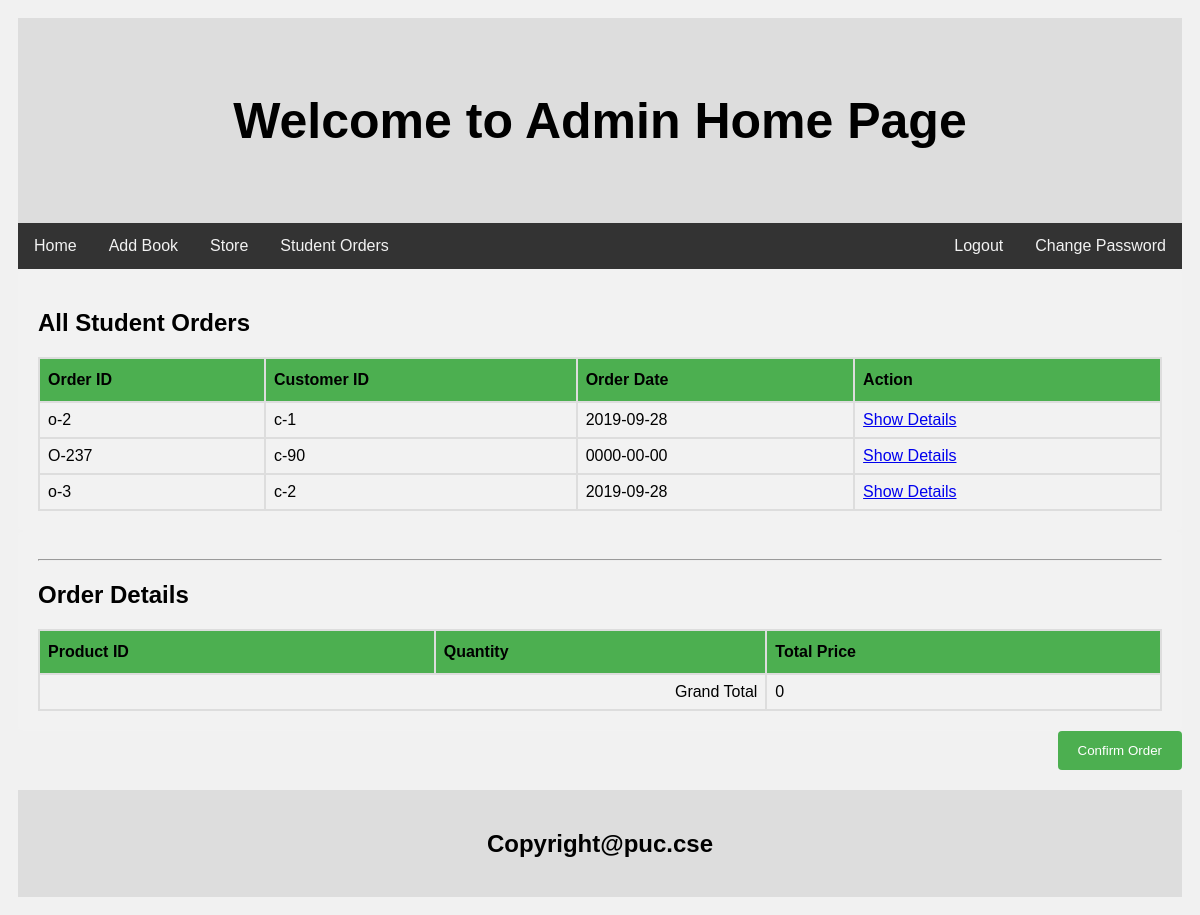
The page /admin/corder.php?action=show&id=o-2 (signed in) on the database its author committed.
### tables this page shows
CREATE TABLE `student_order` (
  `order_id` char(30) NOT NULL,
  `std_id` char(30) DEFAULT NULL,
  `order_date` date DEFAULT NULL,
  `status` int(11) NOT NULL
);

### admin/corder.php (the view, shortened to what this page needs)
<!DOCTYPE html>
<html>
<head>
<link rel="stylesheet" type="text/css" href="signup.css">
<link rel="stylesheet" type="text/css" href="style.css">
<link rel="stylesheet" type="text/css" href="table.css">
</head>
<body>
<div class="header">
  <h1>Welcome to Admin Home Page</h1>
</div>
<div class="topnav">
  <div class="topnav">
  <a href="home.php">Home</a>
  <a href="addproduct.php">Add Book</a>
  <a href="store.php">Store</a>
  <a href="corder.php">Student Orders</a>
  <a href="changepass.php" style="float:right">Change Password</a>
  <a href="?sign=out" style="float:right">Logout</a>
</div>
</div>
<div class="row">
  <div class="container">
     <h2>All Student Orders</h2>
  <div class="row">
	<?php
 include("../connection.php");
 $sql="select * from student_order where status=0";
 $r=mysqli_query($con,$sql);
 echo "<table id='customers'>";
 echo "<tr>
 <th>Order ID</th>
 <th>Customer ID</th>
 <th>Order Date</th>
 <th>Action</th>
  </tr>";
    while($row=mysqli_fetch_array($r))
    {
        $oid=$row['order_id'];
		$cid=$row['std_id'];
		$odate=$row['order_date'];
    echo "<tr>
    <td>$oid</td><td>$cid</td><td>$odate</td><td><a href='corder.php?action=show&id=$oid'>Show Details</a></td>
    </tr>";
    }
	echo "</table>";
?>
  </div>
  </div>
  <div class="container">
<?php
echo "<hr/>";
echo "<h2>Order Details</h2>";
if(isset($_GET['action']) and $_GET['action'] == 'show')
{
 echo "<table id='customers'>";
 echo "<tr>
 <th>Product ID</th>
 <th>Quantity</th>
 <th>Total Price</th>
  </tr>";
  $gtotal=0;
	echo "<tr><td colspan='2' align='right'>Grand Total</td>
	<td>$gtotal</td></tr>";
	echo "</table>";
}
?>
  </div>
  <form action='corder.php' method='post'>
<div class="row">
    <input type="submit" value="Confirm Order" name="corder">
</div>
</form>
</div>
<div class="footer">
  <h2>Copyright@puc.cse</h2>
</div>
</body>
</html>

### admin/signup.css (style rules this page uses)
* { box-sizing: border-box; }
input[type=submit] { background-color: #4CAF50; color: white; padding: 12px 20px; border: none; border-radius: 4px; cursor: pointer; float: right; }
.container { border-radius: 5px; background-color: #f2f2f2; padding: 20px; }
.row:after { content: ""; display: table; clear: both; }

### admin/style.css (style rules this page uses)
* { box-sizing: border-box; }
body { font-family: Arial; padding: 10px; background: #f1f1f1; }
.header { padding: 40px; text-align: center; background: #ddd; }
.header h1 { font-size: 50px; }
.topnav { overflow: hidden; background-color: #333; }
.topnav a { float: left; display: block; color: #f2f2f2; text-align: center; padding: 14px 16px; text-decoration: none; }
.row:after { content: ""; display: table; clear: both; }
.footer { padding: 20px; text-align: center; background: #ddd; margin-top: 20px; }

### admin/table.css (style rules this page uses)
#customers { font-family: "Trebuchet MS", Arial, Helvetica, sans-serif; border-collapse: collapse; width: 100%; }
#customers td, #customers th { border: 2px solid #ddd; padding: 8px; }
#customers tr:nth-child(even) { background-color: #f2f2f2; }
#customers th { padding-top: 12px; padding-bottom: 12px; text-align: left; background-color: #4CAF50; color: black; }
table { display: table; border-collapse: separate; border-spacing: 2px; border-color: grey; }

### rows shown on the page
student_order: order_id "o-2", std "c-1", order_date "2019-09-28"
student_order: order_id "O-237", std "c-90", order_date "0000-00-00"
student_order: order_id "o-3", std "c-2", order_date "2019-09-28"

### other values the page prints
$gtotal "0"
